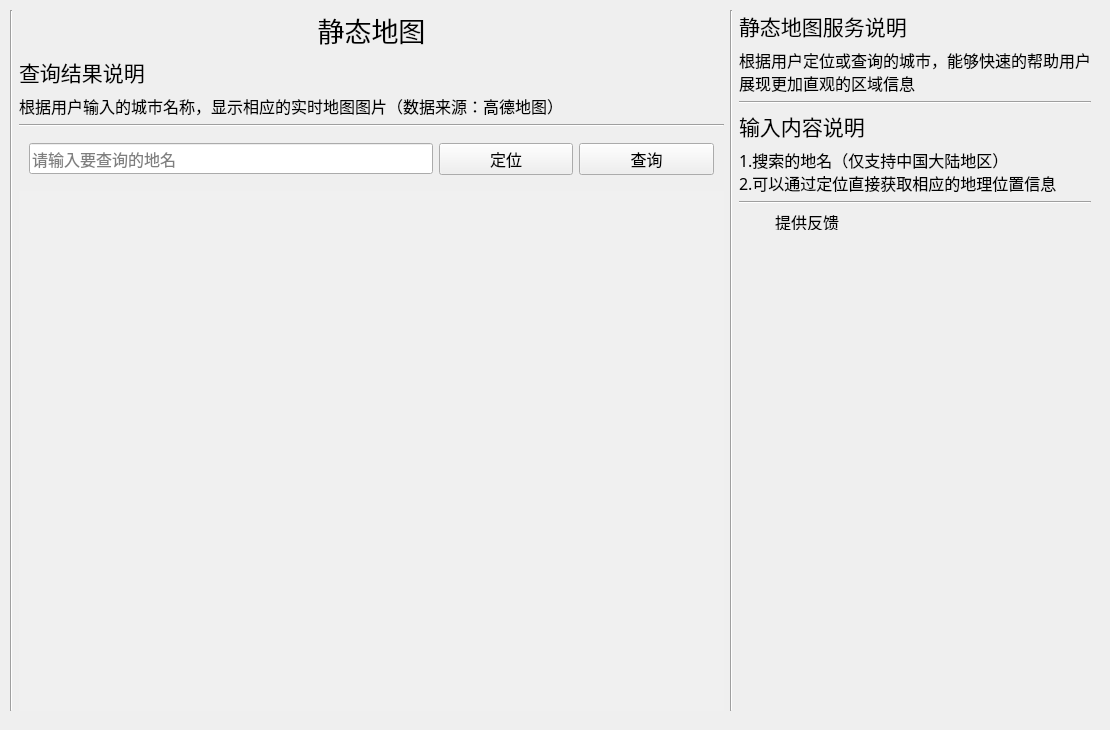
    <widget class="QWidget" name="staticMapsPage">
     <widget class="QWidget" name="horizontalLayoutWidget_14">
      <property name="geometry">
       <rect>
        <x>0</x>
        <y>0</y>
        <width>1101</width>
        <height>721</height>
       </rect>
      </property>
      <layout class="QHBoxLayout" name="staticMapsHorziontal1" stretch="0,2,0,1">
       <property name="leftMargin">
        <number>10</number>
       </property>
       <property name="topMargin">
        <number>10</number>
       </property>
       <property name="rightMargin">
        <number>10</number>
       </property>
       <property name="bottomMargin">
        <number>10</number>
       </property>
       <item>
        <widget class="Line" name="staticMapsLine5">
         <property name="orientation">
          <enum>Qt::Vertical</enum>
         </property>
        </widget>
       </item>
       <item>
        <layout class="QVBoxLayout" name="staticMapsVertical1">
         <item>
          <widget class="QLabel" name="staticMapsLabel">
           <property name="font">
            <font>
             <family>微软雅黑</family>
             <pointsize>20</pointsize>
            </font>
           </property>
           <property name="text">
            <string>静态地图</string>
           </property>
           <property name="alignment">
            <set>Qt::AlignCenter</set>
           </property>
           <property name="margin">
            <number>10</number>
           </property>
          </widget>
         </item>
         <item>
          <widget class="QLabel" name="staticMapsSearchResultContextLabel">
           <property name="font">
            <font>
             <family>微软雅黑 Light</family>
             <pointsize>16</pointsize>
            </font>
           </property>
           <property name="text">
            <string>查询结果说明</string>
           </property>
           <property name="margin">
            <number>10</number>
           </property>
          </widget>
         </item>
         <item>
          <widget class="QLabel" name="staticMapsSearchInformationLabel">
           <property name="font">
            <font>
             <family>微软雅黑 Light</family>
             <pointsize>12</pointsize>
            </font>
           </property>
           <property name="text">
            <string>根据用户输入的城市名称，显示相应的实时地图图片（数据来源：高德地图）</string>
           </property>
           <property name="wordWrap">
            <bool>true</bool>
           </property>
           <property name="margin">
            <number>10</number>
           </property>
          </widget>
         </item>
         <item>
          <widget class="Line" name="staticMapsLine1">
           <property name="orientation">
            <enum>Qt::Horizontal</enum>
           </property>
          </widget>
         </item>
         <item>
          <layout class="QHBoxLayout" name="staticMapsHorziontal2" stretch="3,1,1">
           <property name="leftMargin">
            <number>10</number>
           </property>
           <property name="topMargin">
            <number>10</number>
           </property>
           <property name="rightMargin">
            <number>10</number>
           </property>
           <property name="bottomMargin">
            <number>10</number>
           </property>
           <item>
            <widget class="QLineEdit" name="staticMapsSearchLineEdit">
             <property name="font">
              <font>
               <family>微软雅黑 Light</family>
               <pointsize>12</pointsize>
              </font>
             </property>
             <property name="placeholderText">
              <string>请输入要查询的地名</string>
             </property>
            </widget>
           </item>
           <item>
            <widget class="QPushButton" name="staticMapsGetLocationButton">
             <property name="font">
              <font>
               <family>微软雅黑 Light</family>
               <pointsize>12</pointsize>
              </font>
             </property>
             <property name="text">
              <string>定位</string>
             </property>
            </widget>
           </item>
           <item>
            <widget class="QPushButton" name="staticMapsSearchButton">
             <property name="font">
              <font>
               <family>微软雅黑 Light</family>
               <pointsize>12</pointsize>
              </font>
             </property>
             <property name="text">
              <string>查询</string>
             </property>
            </widget>
           </item>
          </layout>
         </item>
         <item>
          <widget class="QGraphicsView" name="staticMapsPhotoView">
           <property name="styleSheet">
            <string notr="true">QGraphicsView{
    color: Black;
    background: #F0F0F0;
    NoFrame;
}</string>
           </property>
           <property name="frameShape">
            <enum>QFrame::NoFrame</enum>
           </property>
          </widget>
         </item>
        </layout>
       </item>
       <item>
        <widget class="Line" name="staticMapsLine4">
         <property name="orientation">
          <enum>Qt::Vertical</enum>
         </property>
        </widget>
       </item>
       <item>
        <layout class="QVBoxLayout" name="staticMapsVertical2">
         <item>
          <widget class="QLabel" name="staticMapsServiceLabel">
           <property name="font">
            <font>
             <family>微软雅黑 Light</family>
             <pointsize>16</pointsize>
            </font>
           </property>
           <property name="text">
            <string>静态地图服务说明</string>
           </property>
           <property name="margin">
            <number>10</number>
           </property>
          </widget>
         </item>
         <item>
          <widget class="QLabel" name="staticMapsDetailInformationLabel">
           <property name="font">
            <font>
             <family>微软雅黑 Light</family>
             <pointsize>12</pointsize>
            </font>
           </property>
           <property name="text">
            <string>根据用户定位或查询的城市，能够快速的帮助用户展现更加直观的区域信息</string>
           </property>
           <property name="wordWrap">
            <bool>true</bool>
           </property>
           <property name="margin">
            <number>10</number>
           </property>
          </widget>
         </item>
         <item>
          <widget class="Line" name="staticMapsLine2">
           <property name="orientation">
            <enum>Qt::Horizontal</enum>
           </property>
          </widget>
         </item>
         <item>
          <widget class="QLabel" name="staticMapsSearchContextLabel">
           <property name="font">
            <font>
             <family>微软雅黑 Light</family>
             <pointsize>16</pointsize>
            </font>
           </property>
           <property name="text">
            <string>输入内容说明</string>
           </property>
           <property name="margin">
            <number>10</number>
           </property>
          </widget>
         </item>
         <item>
          <widget class="QLabel" name="staticMapsInputInformationLabel">
           <property name="font">
            <font>
             <family>微软雅黑 Light</family>
             <pointsize>12</pointsize>
            </font>
           </property>
           <property name="text">
            <string>1.搜索的地名（仅支持中国大陆地区）
2.可以通过定位直接获取相应的地理位置信息</string>
           </property>
           <property name="wordWrap">
            <bool>true</bool>
           </property>
           <property name="margin">
            <number>10</number>
           </property>
          </widget>
         </item>
         <item>
          <widget class="Line" name="staticMapsLine3">
           <property name="orientation">
            <enum>Qt::Horizontal</enum>
           </property>
          </widget>
         </item>
         <item>
          <layout class="QHBoxLayout" name="staticMapsHorziontal3">
           <property name="leftMargin">
            <number>10</number>
           </property>
           <item>
            <widget class="QLabel" name="feedBackPhotoLabel">
             <property name="maximumSize">
              <size>
               <width>20</width>
               <height>20</height>
              </size>
             </property>
             <property name="text">
              <string/>
             </property>
            </widget>
           </item>
           <item>
            <widget class="QLabel" name="feedBackLabel">
             <property name="maximumSize">
              <size>
               <width>16777215</width>
               <height>20</height>
              </size>
             </property>
             <property name="font">
              <font>
               <family>微软雅黑 Light</family>
               <pointsize>12</pointsize>
              </font>
             </property>
             <property name="text">
              <string>&lt;html&gt;&lt;head/&gt;&lt;body&gt;&lt;p&gt;&lt;a href=&quot;https://github.com/&quot;&gt;&lt;span style=&quot; color:#000000;&quot;&gt;提供反馈&lt;/span&gt;&lt;/a&gt;&lt;/p&gt;&lt;/body&gt;&lt;/html&gt;</string>
             </property>
             <property name="margin">
              <number>0</number>
             </property>
             <property name="openExternalLinks">
              <bool>true</bool>
             </property>
            </widget>
           </item>
          </layout>
         </item>
         <item>
          <spacer name="staticMapsSpacer">
           <property name="orientation">
            <enum>Qt::Vertical</enum>
           </property>
           <property name="sizeHint" stdset="0">
            <size>
             <width>20</width>
             <height>40</height>
            </size>
           </property>
          </spacer>
         </item>
        </layout>
       </item>
      </layout>
     </widget>
    </widget>
